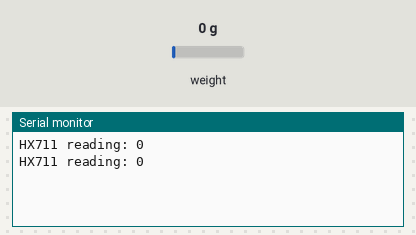
A sketch run on a simulated Arduino Uno, built with avr-gcc and run on an emulated ATmega328P. Parts: the last lines printed to the serial monitor. The inputs (shaded band) are chosen by the test bench; at power-on: weight on the scale 0 g.

Above: at 2.0 s.
2.1 s: weight on the scale set to 100 g
At 3.2 s:
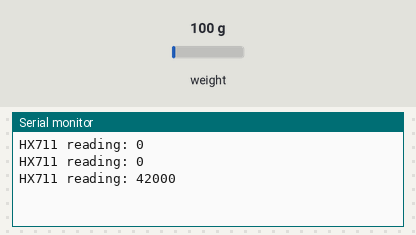
3.6 s: weight on the scale set to 1250 g
At 5.2 s:
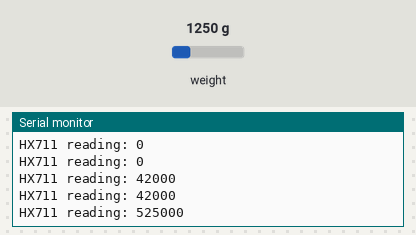
Timing chart, 0 to 6.7 s (numbered marks = the images above; inputs shaded):
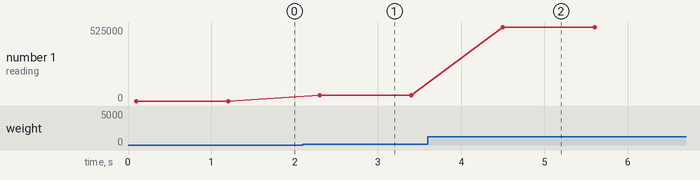

Measured:
- after the input at 2.1 s, the serial monitor: prints a new line after 0.20 s (image 1)
- after the input at 3.6 s, the serial monitor: prints a new line after 0.90 s (image 2)
- plotted number 1: 0 → 42000 after the input at 2.1 s, 42000 → 525000 after the input at 3.6 s

The sketch:

HX711_Wireless_Stick_Test.ino
```cpp
#include "HX711.h"

// HX711 circuit wiring
const int HX711_DOUT_PIN = 12;
const int HX711_SCK_PIN = 13;

HX711 scale;

void setup() {
  Serial.begin(57600);
  scale.begin(HX711_DOUT_PIN, HX711_SCK_PIN);
}

void loop() {

  if (scale.is_ready()) {
    long reading = scale.read();
    Serial.print("HX711 reading: ");
    Serial.println(reading);
  } else {
    Serial.println("HX711 not found.");
  }

  delay(1000);

}
```
